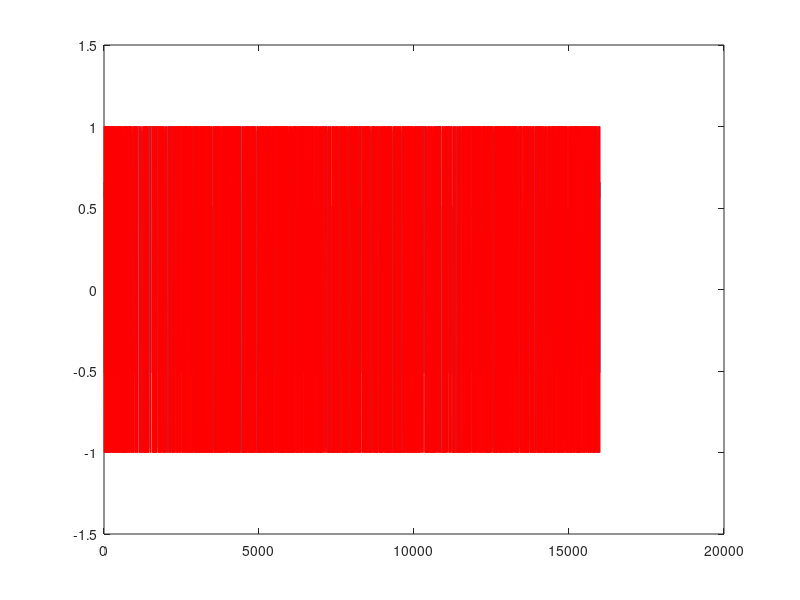
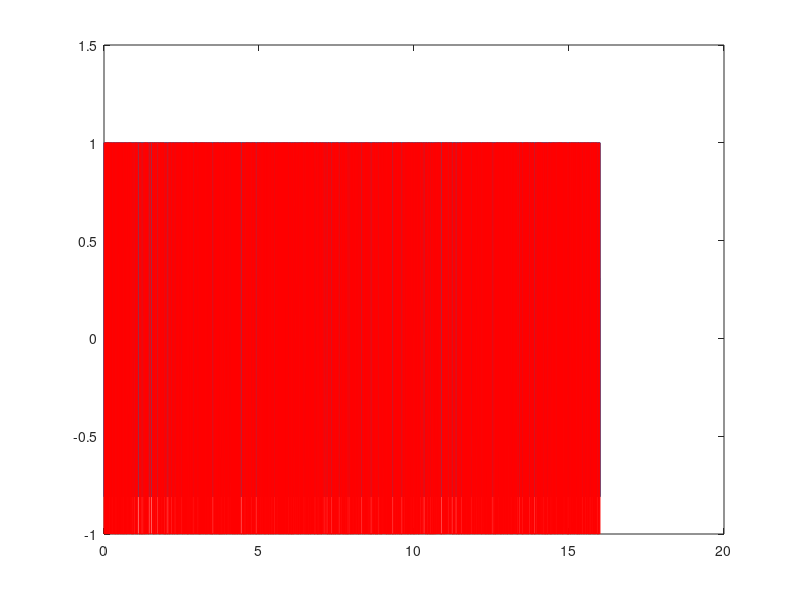
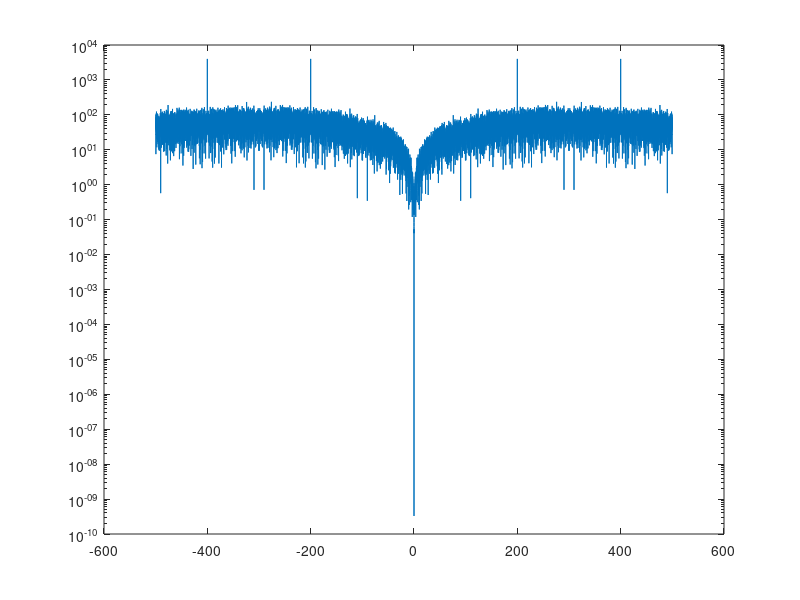
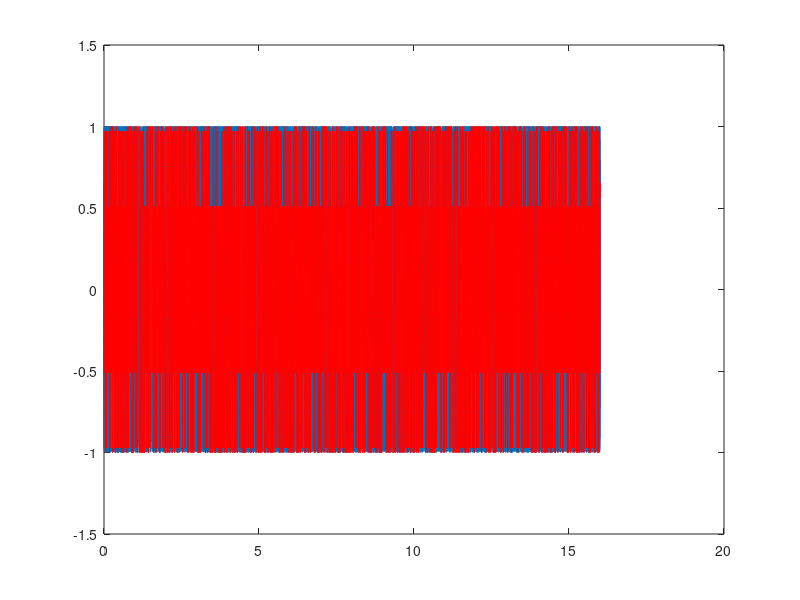

Recreate these plots in MATLAB, in order.
beta = 0.3;
Fs = 1000;
Br = 200;
Tr = 1/Br;
K = 1;
F0 = 8*Br;
T = 16 ;

t = -K*Tr:1/Fs:K*Tr;
g = beta/Tr*sqrt(2*pi/log(2))*exp(-2*(pi*beta)^2*t.^2/log(2)/(Tr^2));
g = g/sum(g);
data = randi(2,1,T*Br)-1;
data = reshape(repmat(data,Fs/Br,1),[],1)*2 - 1;

data_f = conv(data,g);
data_f = data_f((length(g)-1)/2+1:end-(length(g)-1)/2);
plot(data_f)
hold on
plot(data,'r')
hold off
figure

t = [0:T*Fs-1]'/Fs;


wd= pi*Br*2;

smi=cumsum(data);
integral=smi*1/Fs;
integral=integral*wd;
I=cos(integral);
Q=sin(integral);
s=I.*cos(2*pi*F0*t)-Q.*sin(2*pi*F0*t);
figure
plot(t,s);
hold on
plot(t,data,'r')
hold off


figure
ff = [-length(s)/2:length(s)/2-1]/T;
semilogy(ff,abs(fftshift(fft(s))))

data  = data_f;
t = [0:T*Fs-1]'/Fs;


wd= pi*Br*2;

smi=cumsum(data);
integral=smi*1/Fs;
integral=integral*wd;
I=cos(integral);
Q=sin(integral);
s=I.*cos(2*pi*F0*t)-Q.*sin(2*pi*F0*t);
figure
plot(t,s);
hold on
plot(t,data,'r')
hold off


figure
ff = [-length(s)/2:length(s)/2-1]/T;
semilogy(ff,abs(fftshift(fft(s))))